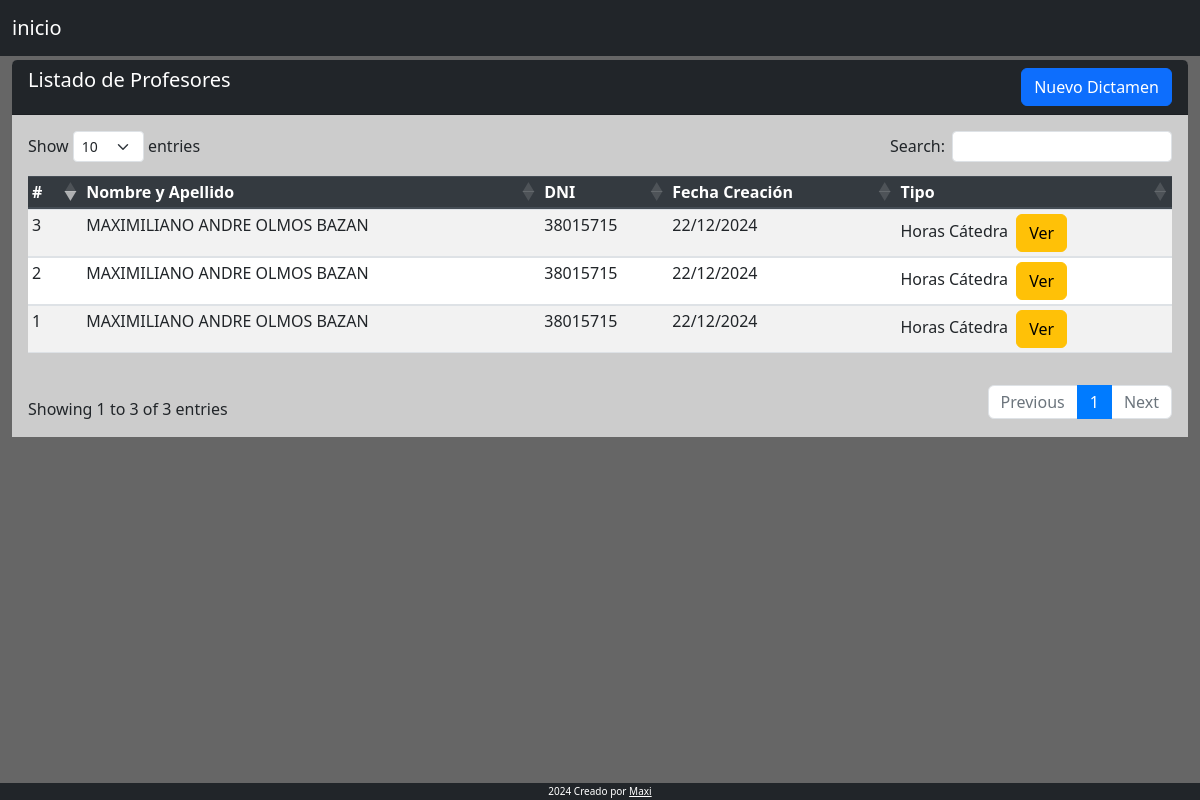
The app's page /historial.php?dni=38015715 with its own data.
### tables this page shows
CREATE TABLE `hs_catedras` (
  `id_catedra` int(11) NOT NULL,
  `id_profe` int(11) NOT NULL,
  `num_exp` varchar(50) NOT NULL,
  `num_dictamen` varchar(50) NOT NULL,
  `escuela` varchar(255) NOT NULL,
  `fecha_toma` date NOT NULL,
  `fecha_crea` date NOT NULL,
  `estado` varchar(10) NOT NULL DEFAULT 'Activo',
  `tipo` int(20) NOT NULL
);

CREATE TABLE `profesor` (
  `id_profe` int(11) NOT NULL,
  `nombre` varchar(50) NOT NULL,
  `apellido` varchar(50) NOT NULL,
  `dni` int(15) NOT NULL
);

CREATE TABLE `tipo_tabla` (
  `id_tipo` int(11) NOT NULL,
  `nombre_tabla` varchar(50) NOT NULL
);

### historial.php (the view, shortened to what this page needs)
<?php
require 'navbar.php';
$dni = $_GET['dni'];
function obtenerDatosProfesores($db,$dni)
    {
        $query = "SELECT
                    hs_catedras.*,
                    profesor.*,
                    tipo_tabla.*
                FROM
                    hs_catedras
                INNER JOIN profesor ON hs_catedras.id_profe = profesor.id_profe
                INNER JOIN tipo_tabla ON hs_catedras.tipo = tipo_tabla.id_tipo
                WHERE profesor.dni= $dni;
                ";
        $stmt = $db->prepare($query);
        $stmt->execute();
        return $stmt->fetchAll(PDO::FETCH_ASSOC);
    }
?>
<head>
<section class="content mt-0">
    <div class="row m-auto">
        <div class="col-sm">
            <div class="card rounded-2 border-0">
                <div class="card-header bg-dark text-white pb-0">
                    <h5 class="d-inline-block">Listado de Profesores</h5>
                    <div class="dropdown float-right mb-2">
                        <button onclick="toggleDropdown('headerDropdown')" class="btn btn-primary">Nuevo Dictamen</button>
                    </div>
                </div>
                <div class="card-body table-responsive" style="background-color: #cccccc;">
                    <table id="example" class="table  table-striped table-hover table-sm  pb-4" style="width:100%">
                        <thead class="thead-dark">
                            <tr>
                                <th>#</th>
                                <th>Nombre y Apellido</th>
                                <th>DNI</th>
                                <th>Fecha Creación</th>
                                <th>Tipo</th>
                            </tr>
                        </thead>
                        <tbody >
                            <?php
                            $profesores = obtenerDatosProfesores($db,$dni);
                            foreach ($profesores as $profesor) {
                                $fecha_db = $profesor['fecha_crea'];
                                $fecha = new DateTime($fecha_db);
                                $fecha_formateada = $fecha->format('d/m/Y');
                            ?>
                                <tr>
                                    <td><?php echo htmlspecialchars($profesor['id_profe'] ?? '', ENT_QUOTES, 'UTF-8'); ?></td>
                                    <td><?php echo htmlspecialchars($profesor['nombre'] . ' ' . $profesor['apellido'], ENT_QUOTES, 'UTF-8'); ?></td>
                                    <td><?php echo htmlspecialchars($profesor['dni'] ?? '', ENT_QUOTES, 'UTF-8'); ?></td>
                                    <td><?php echo htmlspecialchars($fecha_formateada ?? '', ENT_QUOTES, 'UTF-8'); ?></td>
                                    <td>
                                        <?php echo htmlspecialchars($profesor['nombre_tabla'] ?? '', ENT_QUOTES, 'UTF-8'); ?>
                                        <?php if ($profesor['id_tipo'] === 1) { ?>
                                            <a class="btn btn-warning ml-1" href="hs_catedra_lista.php?id=<?php echo $profesor['id_profe']; ?>">Ver</a>
                                        <?php }
                                        elseif (($profesor['id_tipo'] === 2)){ ?>
                                            <a class="btn btn-warning ml-1" href="#hs_catedra_lista.php?id=<?php echo $profesor['id_profe']; ?>">Ver</a>
                                        <?php } ?>
                                    </td>
                                </tr>
                            <?php
                            }
                            ?>
                        </tbody>
                    </table>
                </div>
            </div>
        </div>
    </div>
</section>
<?php require 'footer.php'; ?>

### navbar.php (style rules this page uses)
body { background-color:#666666; }

### historial.php (style rules this page uses)
.dropdown { position: relative; display: inline-block; }

### records on screen
hs_catedras: id_profe.id_profe "1", id_profe.apellido "MAXIMILIANO ANDRE OLMOS BAZAN", id_profe.dni "38015715", fecha_crea "22/12/2024", tipo_tabla.nombre_tabla "Horas Cátedra"
hs_catedras: id_profe.id_profe "2", id_profe.apellido "MAXIMILIANO ANDRE OLMOS BAZAN", id_profe.dni "38015715", fecha_crea "22/12/2024", tipo_tabla.nombre_tabla "Horas Cátedra"
hs_catedras: id_profe.id_profe "3", id_profe.apellido "MAXIMILIANO ANDRE OLMOS BAZAN", id_profe.dni "38015715", fecha_crea "22/12/2024", tipo_tabla.nombre_tabla "Horas Cátedra"
